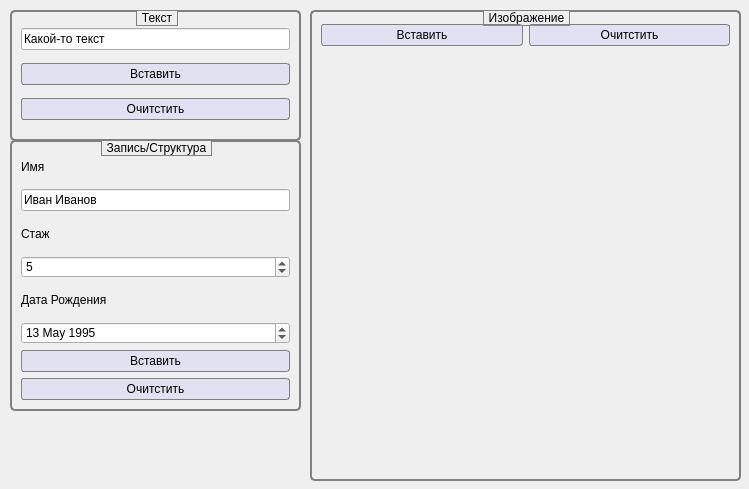
<?xml version="1.0" encoding="UTF-8"?>
<ui version="4.0">
 <class>RecieveServerForm</class>
 <widget class="QWidget" name="RecieveServerForm">
  <property name="geometry">
   <rect>
    <x>0</x>
    <y>0</y>
    <width>749</width>
    <height>489</height>
   </rect>
  </property>
  <property name="windowTitle">
   <string>Сервер для приема</string>
  </property>
  <property name="styleSheet">
   <string notr="true">QGroupBox {
    background-color: qlineargradient(x1: 0, y1: 0, x2: 0, y2: 1,
                                      stop: 0 rgb(222, 233, 255), stop: 1 #FFFFFF);
    border: 2px solid gray;
    border-radius: 5px;
    margin-top: 2ex; /* leave space at the top for the title */
}

QGroupBox::title {
    subcontrol-origin: margin;
    subcontrol-position: top center; /* position at the top center */
	border: 1px solid grey;
    padding: 0 3px;
    background-color: qlineargradient(x1: 0, y1: 0, x2: 0, y2: 1,
                                      stop: 0 #aaaaff, stop: 1 #FFFFFF);
}

QPushButton {
	border: 1px solid grey;
	border-radius: 3px;
	background-color:rgba(170, 170, 255, 50);
	padding: 3px;
}
QPushButton:pressed {
	border-color: black;
	background-color:rgba(170, 170, 255, 100);
}
QPushButton:hover {
	border-color: black;
}</string>
  </property>
  <widget class="QGroupBox" name="imageGroup">
   <property name="geometry">
    <rect>
     <x>310</x>
     <y>10</y>
     <width>431</width>
     <height>471</height>
    </rect>
   </property>
   <property name="styleSheet">
    <string notr="true"/>
   </property>
   <property name="title">
    <string>Изображение</string>
   </property>
   <property name="flat">
    <bool>false</bool>
   </property>
   <property name="checkable">
    <bool>false</bool>
   </property>
   <layout class="QGridLayout" name="gridLayout_2">
    <property name="topMargin">
     <number>3</number>
    </property>
    <item row="1" column="0" colspan="2">
     <widget class="QLabel" name="imageLabel">
      <property name="sizePolicy">
       <sizepolicy hsizetype="Preferred" vsizetype="Maximum">
        <horstretch>0</horstretch>
        <verstretch>0</verstretch>
       </sizepolicy>
      </property>
      <property name="maximumSize">
       <size>
        <width>400</width>
        <height>400</height>
       </size>
      </property>
      <property name="text">
       <string/>
      </property>
      <property name="pixmap">
       <pixmap>noimg.jpg</pixmap>
      </property>
      <property name="scaledContents">
       <bool>true</bool>
      </property>
     </widget>
    </item>
    <item row="0" column="0">
     <widget class="QPushButton" name="pasteImageButton">
      <property name="text">
       <string>Вставить</string>
      </property>
     </widget>
    </item>
    <item row="0" column="1">
     <widget class="QPushButton" name="clearImageButton">
      <property name="text">
       <string>Очитстить</string>
      </property>
     </widget>
    </item>
   </layout>
  </widget>
  <widget class="QGroupBox" name="textGroup">
   <property name="geometry">
    <rect>
     <x>10</x>
     <y>10</y>
     <width>291</width>
     <height>131</height>
    </rect>
   </property>
   <property name="title">
    <string>Текст</string>
   </property>
   <layout class="QVBoxLayout" name="verticalLayout_2">
    <item>
     <widget class="QLineEdit" name="textEdit">
      <property name="text">
       <string>Какой-то текст</string>
      </property>
     </widget>
    </item>
    <item>
     <widget class="QPushButton" name="pasteTextButton">
      <property name="text">
       <string>Вставить</string>
      </property>
     </widget>
    </item>
    <item>
     <widget class="QPushButton" name="clearTextButton">
      <property name="text">
       <string>Очитстить</string>
      </property>
     </widget>
    </item>
   </layout>
  </widget>
  <widget class="QGroupBox" name="dataRecordBox">
   <property name="geometry">
    <rect>
     <x>10</x>
     <y>140</y>
     <width>291</width>
     <height>271</height>
    </rect>
   </property>
   <property name="styleSheet">
    <string notr="true"/>
   </property>
   <property name="title">
    <string>Запись/Структура</string>
   </property>
   <layout class="QVBoxLayout" name="verticalLayout">
    <item>
     <widget class="QLabel" name="nameLabel">
      <property name="text">
       <string>Имя</string>
      </property>
     </widget>
    </item>
    <item>
     <widget class="QLineEdit" name="nameEdit">
      <property name="text">
       <string>Иван Иванов</string>
      </property>
     </widget>
    </item>
    <item>
     <widget class="QLabel" name="expLabel">
      <property name="text">
       <string>Стаж</string>
      </property>
     </widget>
    </item>
    <item>
     <widget class="QSpinBox" name="expSpin">
      <property name="value">
       <number>5</number>
      </property>
     </widget>
    </item>
    <item>
     <widget class="QLabel" name="birthLabel">
      <property name="text">
       <string>Дата Рождения</string>
      </property>
     </widget>
    </item>
    <item>
     <widget class="QDateEdit" name="birthEdit">
      <property name="dateTime">
       <datetime>
        <hour>0</hour>
        <minute>0</minute>
        <second>0</second>
        <year>1995</year>
        <month>5</month>
        <day>13</day>
       </datetime>
      </property>
     </widget>
    </item>
    <item>
     <widget class="QPushButton" name="pasteRecordButton">
      <property name="styleSheet">
       <string notr="true"/>
      </property>
      <property name="text">
       <string>Вставить</string>
      </property>
     </widget>
    </item>
    <item>
     <widget class="QPushButton" name="clearRecordButton">
      <property name="text">
       <string>Очитстить</string>
      </property>
     </widget>
    </item>
   </layout>
  </widget>
 </widget>
 <resources/>
 <connections/>
</ui>
